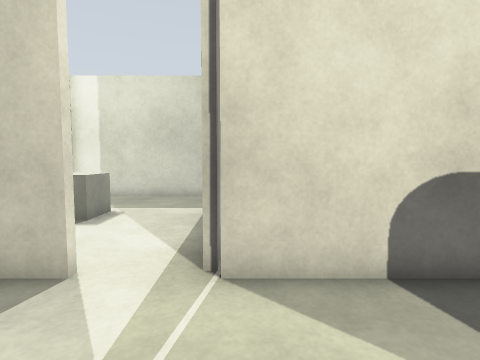
view 1 (above)

14 first-person views from a walk through a robot-simulator world made for Gazebo. The camera is 0.93 m above the floor, tilts 4° down and sees 80° across. The floor is counted in squares, 0.5 m on a side. Each view is taken from the middle of a square. On the plan, view 1 faces up. The plan holds only what a view shows up to about 16 squares ahead; the rest is blank. The place goes on beyond the plan.

view 2
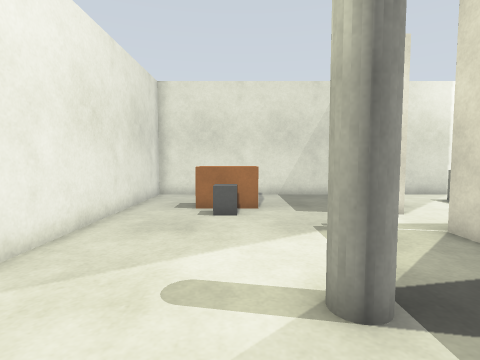

view 3
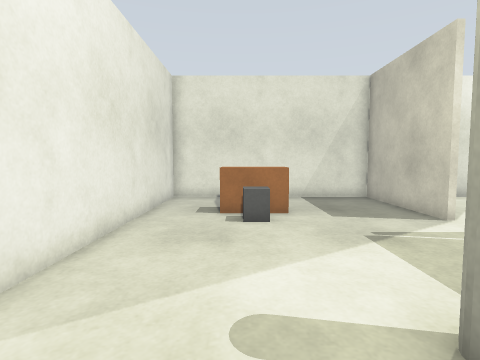

view 4
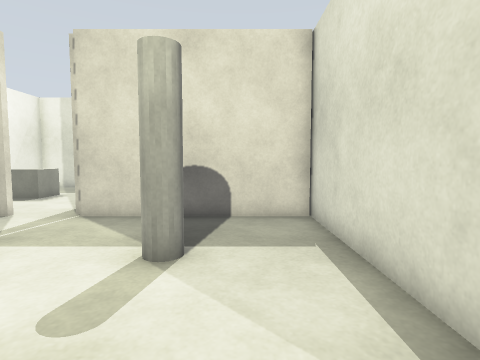

view 5
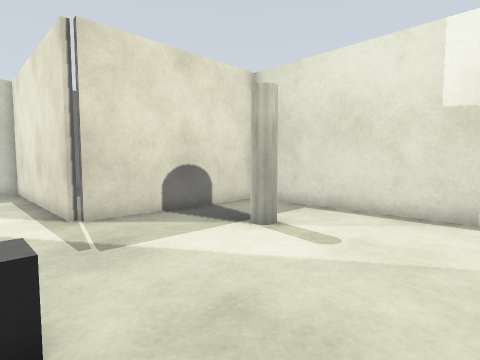

view 6
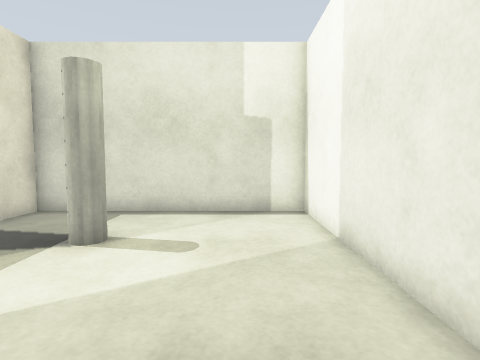

view 7
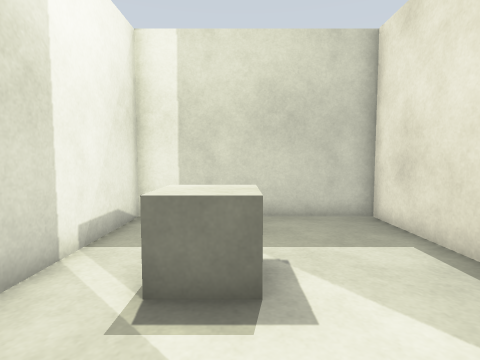

view 8
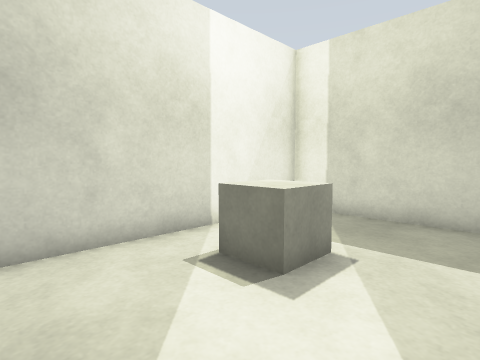

view 9
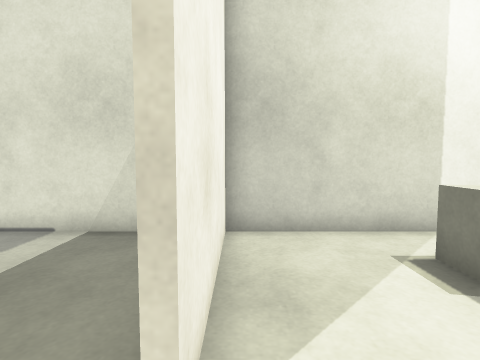

view 10
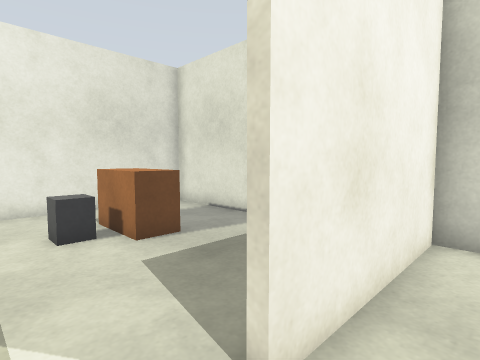

view 11
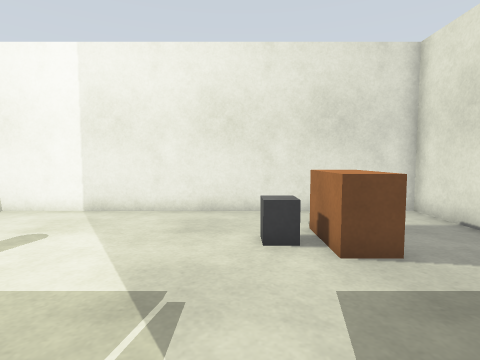

view 12
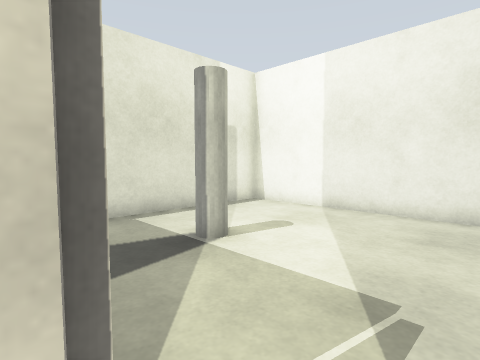

view 13
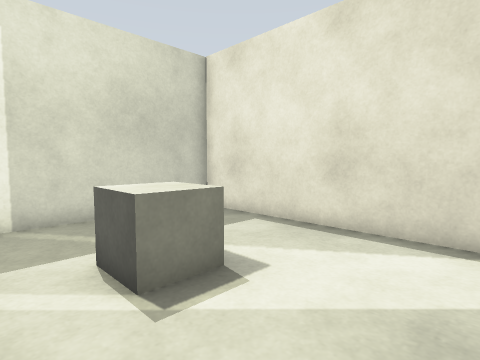

view 14
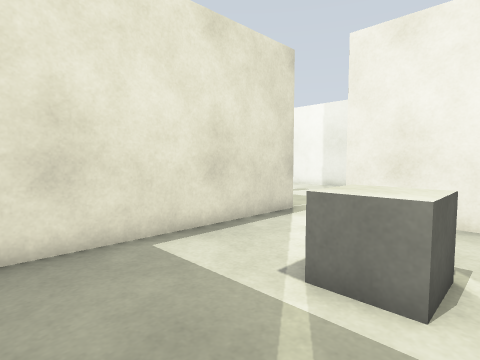

### Floor plan
Points are (right, up) in squares from view 1. A wall is a line through its corners. A room is listed if a view was taken in it or the views show most of it. See-through windows are left out.
Room 1 (views 1, 2, 3, 4, 5, 6)
walls: (-2.6, 4.4) (-8.4, 4.4); (-8.3, 3.9) (-8.3, -5.3) (7.4, -5.3) (7.4, 4.4) (-0.6, 4.4)
ways out: opening at (-1.5, 5) to room 2
objects: brown box (-5, -2) to (-4, -1); dark grey box (-3, -2) to (-3, -1); pillar (3, 0) to (4, 1)
Room 2 (views 7, 8, 9, 10, 11, 12, 13, 14)
walls: (-8.4, 4.6) (-2.6, 4.6); (-0.6, 4.4) (-0.6, 14.3) (-8.3, 14.3) (-8.3, 3.9)
ways out: opening at (-1.5, 5) to room 1
objects: grey box (-6, 9) to (-5, 10)

Where each view was taken, in squares from view 1:
view 1: 0 up, 0 right, facing up
view 2: 1 down, 7 right, facing left
view 3: 2 down, 6 right, facing left
view 4: 5 down, 5 right, facing up
view 5: 5 down, 3 left, facing up-right
view 6: 3 down, 3 left, facing right
view 7: 5 up, 5 left, facing up
view 8: 5 up, 2 left, facing up-left
view 9: 5 up, 1 left, facing left
view 10: 6 up, 1 left, facing down-left
view 11: 5 up, 2 left, facing down
view 12: 5 up, 2 left, facing down-right
view 13: 5 up, 8 left, facing up-right
view 14: 14 up, 7 left, facing down-right
